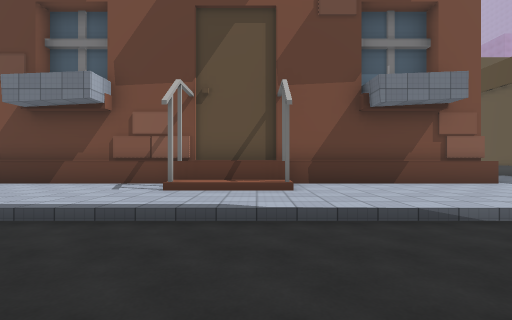
[1] (above)

23 first-person views from a walk through a 3-D level made in the Unity game engine. The camera is 1.5 m above the floor, looks level and sees 85° across. The floor is counted in squares, 2 m on a side. Each view is taken from the middle of a square. On the plan, view 1 faces up. The plan holds only what a view shows up to about 10 squares ahead; the rest is blank. The place goes on beyond the plan. The player character is not drawn. Some surface patterns are stand-ins.

[2]
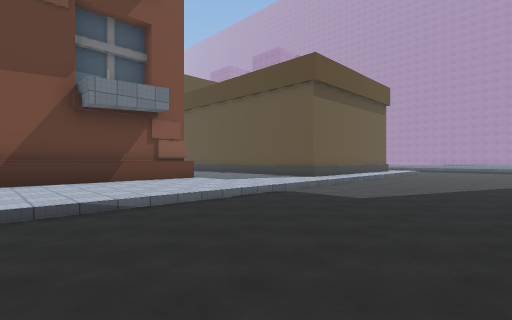

[3]
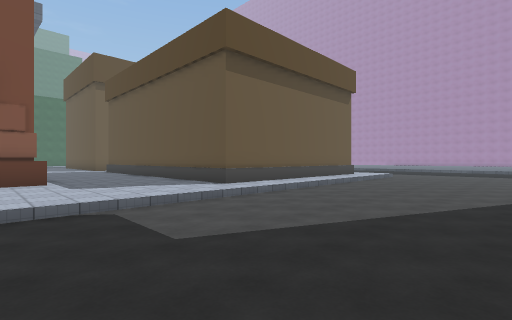

[4]
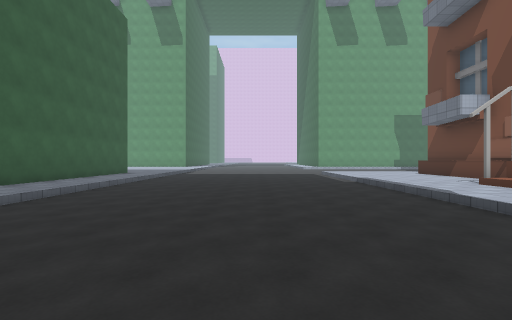

[5]
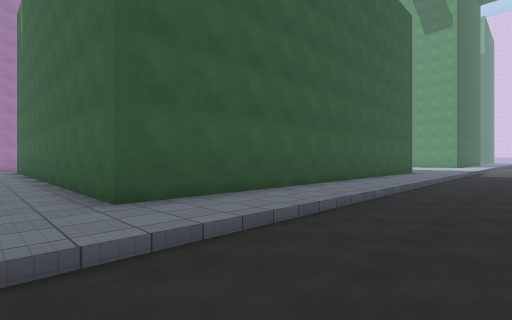

[6]
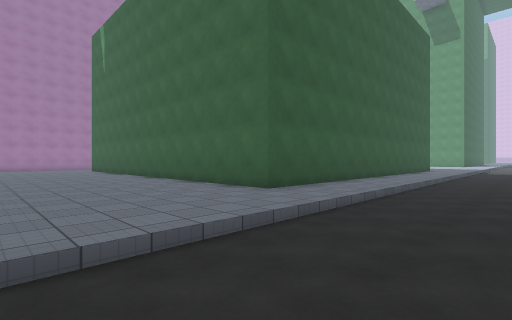

[7]
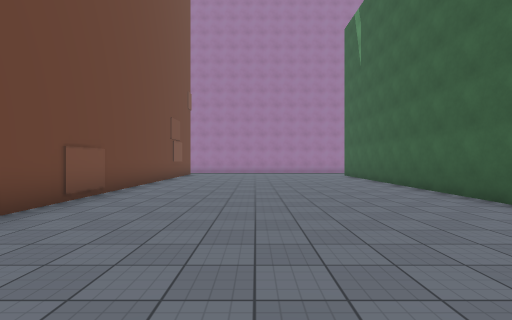

[8]
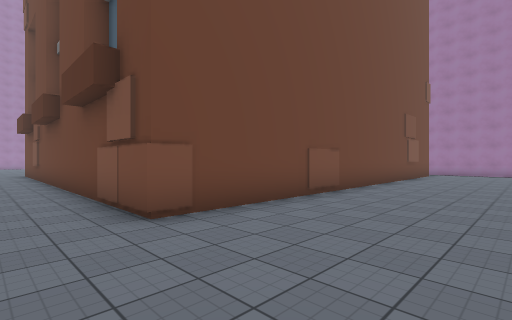

[9]
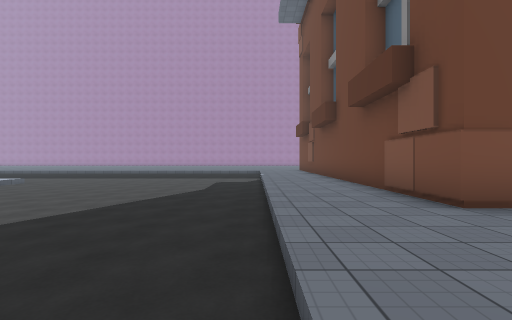

[10]
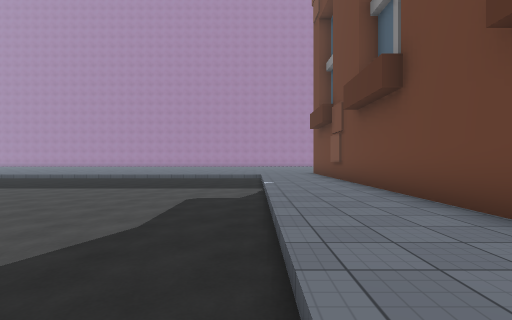

[11]
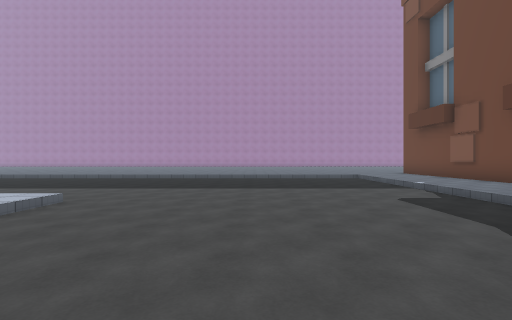

[12]
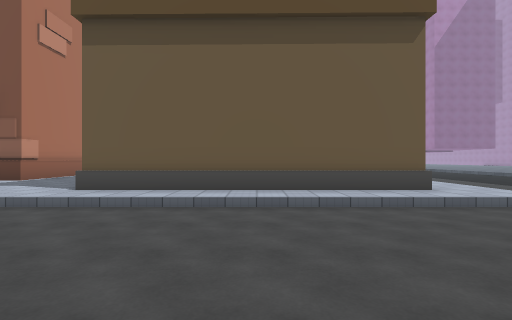

[13]
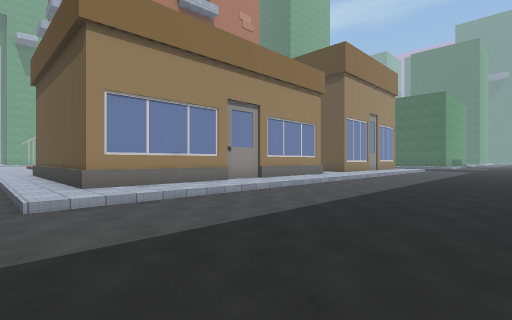

[14]
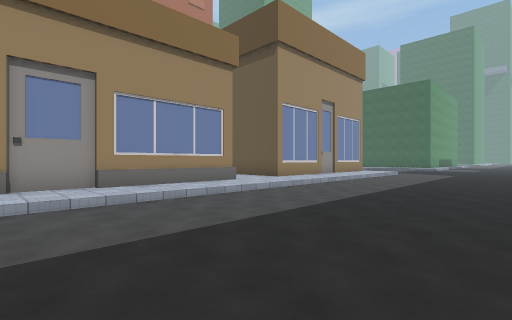

[15]
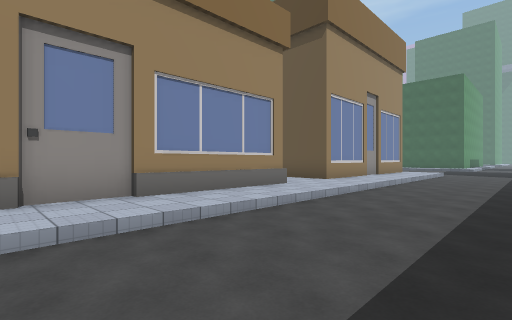

[16]
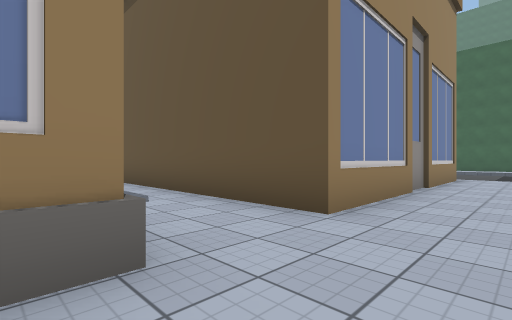

[17]
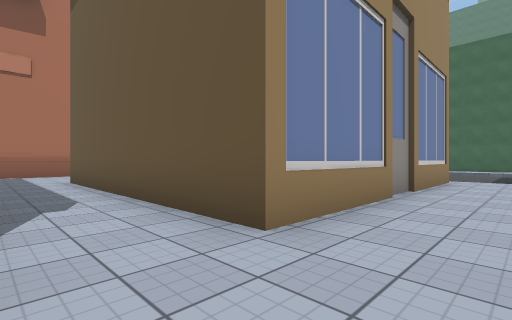

[18]
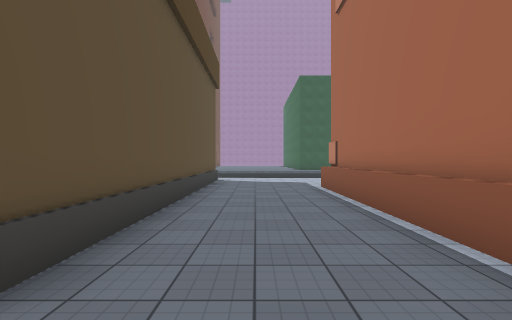

[19]
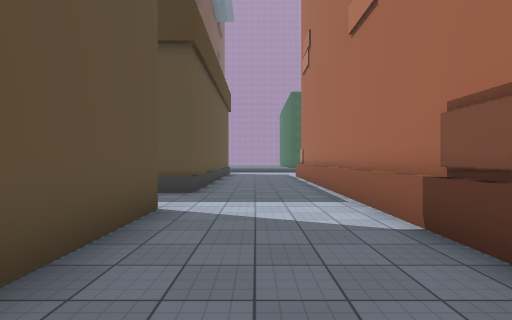

[20]
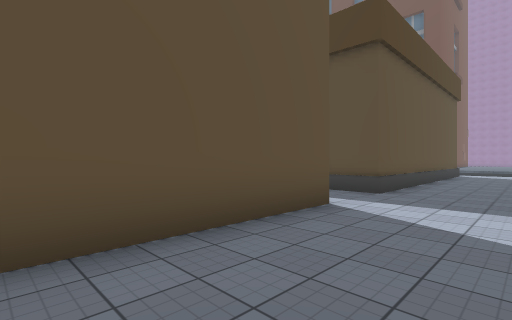

[21]
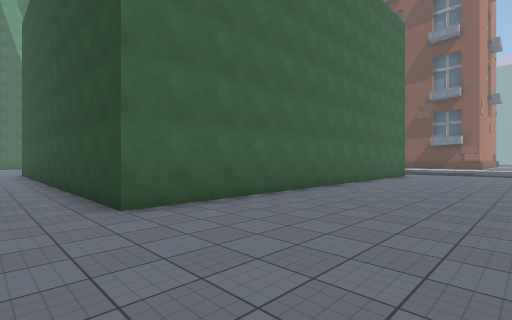

[22]
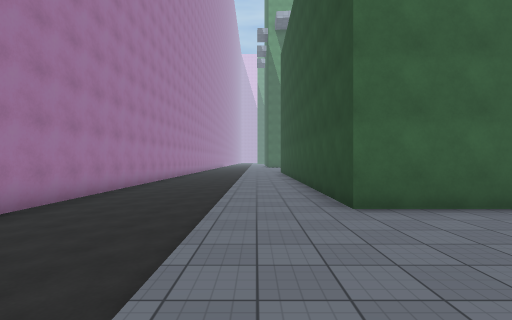

[23]
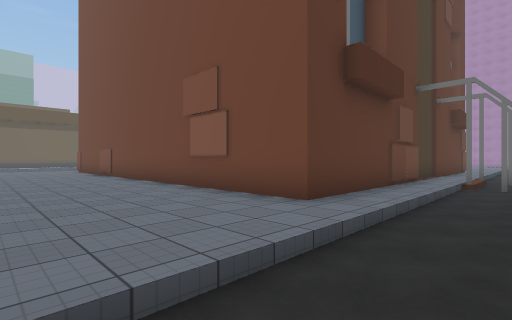

### Floor plan
Key: @ floor where view 1 was taken; # wall or solid block; . main floor; : floor 0.25 m higher than the main floor; / step, stairs or slope; ^ raised ledge; H house; B building.
Columns run from 5 left of view 1 to 23 right of it. Each row starts with its distance up from view 1.
 20             :::#     #:/....
 19             :::#     #:/....
 18            #:::#     #:/....
 17            #:::#    ##:/.....
 16            #:::######H:/.....
 15            #:::::::::::/.....
 14            #:::::::::::/.....
 13            #:::##    #:/.....
 12            #:::#     #:/.....
 11            #:::#     #:/.....
 10            #:::#     #:/.....
  9            #:::#     #:/.....
  8  ###^^##  ##:::#     #:/.....
  7 ^^#^  ^^^^##:::#     #:/.....
  6 :::#^^#::::::::#    ##:/.....
  5 :::::::::::::::######H:/.....
  4 :::::::::::::::::::::::/.....
  3 .............................
  2 .............................
  1 .............................
  0 .....@.......................
 -1 .............................
 -2 ............... .............
 -3 .............................
 -4 /////////////////////////////
 -5 :::::::::::::::::::::::::::::
 -6 BBBBBBBBBB:::::::::::::::::::
 -7          B::::::::###########
 -8          B::::::::#
 -9          B::::::::#
-10          B::::::::#
-11          B::::::::#
-12          B::::::::#
-13          B::::::::#
-14          B::::::::#
-15          B::::::::#
-16          B::::::::#
-17          B::::::::#
-18  BBBBBBBBB::::::::#
-19  :::::::::::::::::#########
-20     :::::::::::::::::::::::
-21     ...................#/#.
-22     ......... ..........
-23     ........
-24     .......
-25     ######

Where each view was taken, in squares from view 1:
view 1: 0 up, 0 right, facing up
view 2: 1 down, 1 right, facing up-right
view 3: 1 down, 5 right, facing up-right
view 4: 0 up, 5 right, facing left
view 5: 2 down, 6 right, facing down-left
view 6: 2 down, 9 right, facing down-left
view 7: 5 down, 9 right, facing down
view 8: 5 down, 9 right, facing down-right
view 9: 4 down, 9 right, facing right
view 10: 4 down, 13 right, facing right
view 11: 0 up, 13 right, facing right
view 12: 1 down, 13 right, facing up
view 13: 3 up, 23 right, facing up-left
view 14: 8 up, 23 right, facing up-left
view 15: 8 up, 21 right, facing up-left
view 16: 13 up, 18 right, facing up-left
view 17: 14 up, 18 right, facing up-left
view 18: 15 up, 8 right, facing down
view 19: 20 up, 8 right, facing down
view 20: 20 up, 7 right, facing down-right
view 21: 20 down, 9 right, facing up-left
view 22: 20 down, 9 right, facing left
view 23: 22 down, 9 right, facing up-right
